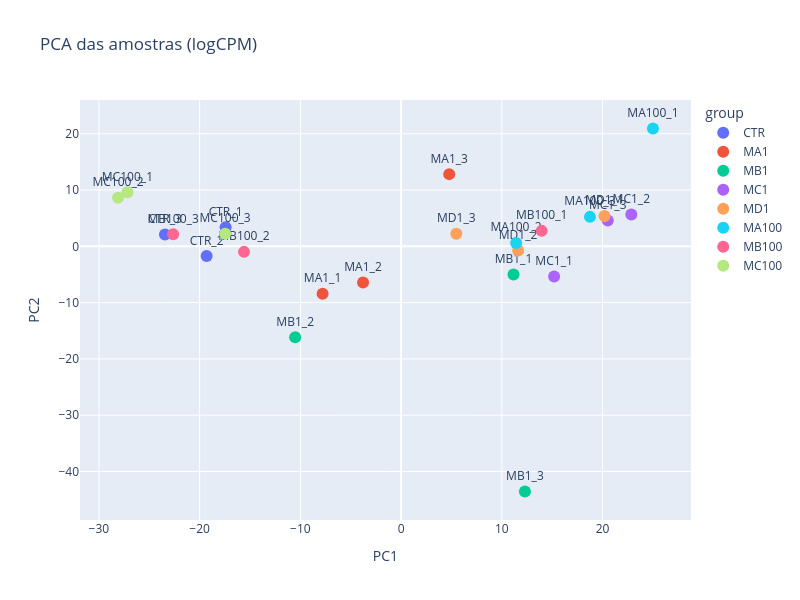
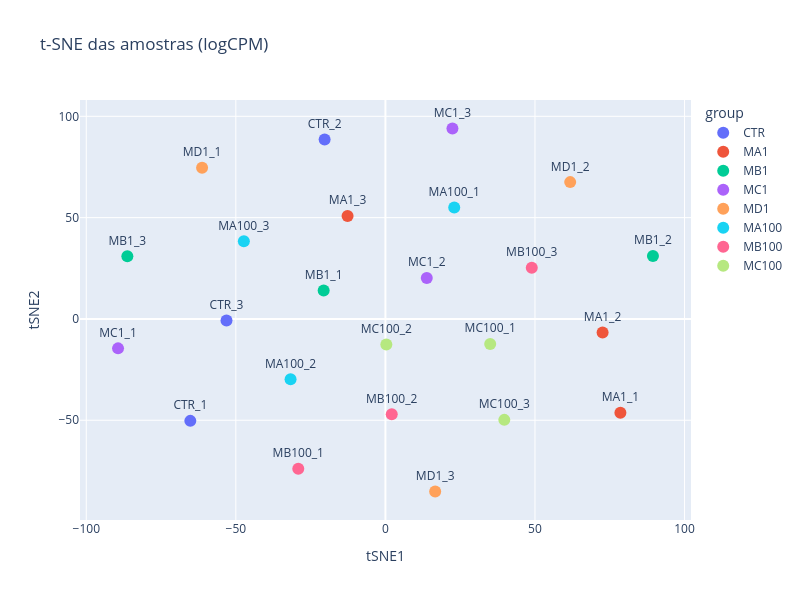
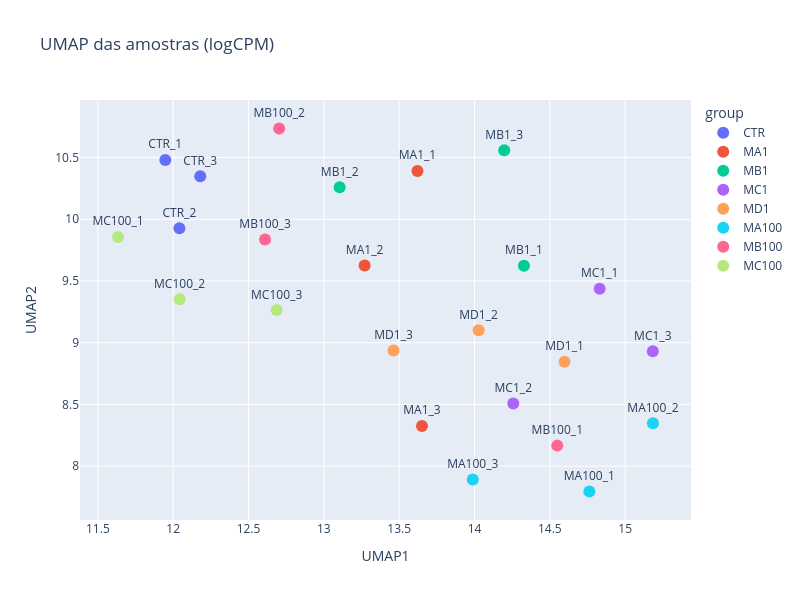

These figures' notebook cell, in order:
### Code cell
# Visualizações de PCA, t-SNE e UMAP dos dados em 2 dimensões usando logCPM após filtragem dos dados
pca_fig = plot_dim_reduction(filtered_counts_df, metadata_df, metodo="PCA")
pca_fig.show()

tsne_fig = plot_dim_reduction(filtered_counts_df, metadata_df, metodo="TSNE")
tsne_fig.show()

umap_fig = plot_dim_reduction(filtered_counts_df, metadata_df, metodo="UMAP")
umap_fig.show()

### Figure 1 — Plotly figure (JSON) as saved in the notebook; plotly's stock layout.template omitted (floating-point values rounded to 4 significant figures)
{"data": [{"hovertemplate": "group=CTR<br>PC1=%{x}<br>PC2=%{y}<br>sample_id=%{text}<extra></extra>", "legendgroup": "CTR", "marker": {"color": "#636efa", "size": 12, "symbol": "circle"}, "mode": "markers+text", "name": "CTR", "orientation": "v", "showlegend": true, "text": ["CTR_1", "CTR_2", "CTR_3"], "textposition": "top center", "type": "scatter", "x": [-17.42, -19.31, -23.44], "xaxis": "x", "y": [3.394, -1.721, 2.12], "yaxis": "y"}, {"hovertemplate": "group=MA1<br>PC1=%{x}<br>PC2=%{y}<br>sample_id=%{text}<extra></extra>", "legendgroup": "MA1", "marker": {"color": "#EF553B", "size": 12, "symbol": "circle"}, "mode": "markers+text", "name": "MA1", "orientation": "v", "showlegend": true, "text": ["MA1_1", "MA1_2", "MA1_3"], "textposition": "top center", "type": "scatter", "x": [-7.793, -3.777, 4.779], "xaxis": "x", "y": [-8.421, -6.406, 12.83], "yaxis": "y"}, {"hovertemplate": "group=MB1<br>PC1=%{x}<br>PC2=%{y}<br>sample_id=%{text}<extra></extra>", "legendgroup": "MB1", "marker": {"color": "#00cc96", "size": 12, "symbol": "circle"}, "mode": "markers+text", "name": "MB1", "orientation": "v", "showlegend": true, "text": ["MB1_1", "MB1_2", "MB1_3"], "textposition": "top center", "type": "scatter", "x": [11.16, -10.52, 12.29], "xaxis": "x", "y": [-4.995, -16.15, -43.55], "yaxis": "y"}, {"hovertemplate": "group=MC1<br>PC1=%{x}<br>PC2=%{y}<br>sample_id=%{text}<extra></extra>", "legendgroup": "MC1", "marker": {"color": "#ab63fa", "size": 12, "symbol": "circle"}, "mode": "markers+text", "name": "MC1", "orientation": "v", "showlegend": true, "text": ["MC1_1", "MC1_2", "MC1_3"], "textposition": "top center", "type": "scatter", "x": [15.19, 22.86, 20.52], "xaxis": "x", "y": [-5.371, 5.654, 4.575], "yaxis": "y"}, {"hovertemplate": "group=MD1<br>PC1=%{x}<br>PC2=%{y}<br>sample_id=%{text}<extra></extra>", "legendgroup": "MD1", "marker": {"color": "#FFA15A", "size": 12, "symbol": "circle"}, "mode": "markers+text", "name": "MD1", "orientation": "v", "showlegend": true, "text": ["MD1_1", "MD1_2", "MD1_3"], "textposition": "top center", "type": "scatter", "x": [20.19, 11.62, 5.484], "xaxis": "x", "y": [5.403, -0.7397, 2.254], "yaxis": "y"}, {"hovertemplate": "group=MA100<br>PC1=%{x}<br>PC2=%{y}<br>sample_id=%{text}<extra></extra>", "legendgroup": "MA100", "marker": {"color": "#19d3f3", "size": 12, "symbol": "circle"}, "mode": "markers+text", "name": "MA100", "orientation": "v", "showlegend": true, "text": ["MA100_1", "MA100_2", "MA100_3"], "textposition": "top center", "type": "scatter", "x": [25.0, 11.42, 18.75], "xaxis": "x", "y": [20.93, 0.6065, 5.234], "yaxis": "y"}, {"hovertemplate": "group=MB100<br>PC1=%{x}<br>PC2=%{y}<br>sample_id=%{text}<extra></extra>", "legendgroup": "MB100", "marker": {"color": "#FF6692", "size": 12, "symbol": "circle"}, "mode": "markers+text", "name": "MB100", "orientation": "v", "showlegend": true, "text": ["MB100_1", "MB100_2", "MB100_3"], "textposition": "top center", "type": "scatter", "x": [13.96, -15.6, -22.63], "xaxis": "x", "y": [2.747, -0.9833, 2.15], "yaxis": "y"}, {"hovertemplate": "group=MC100<br>PC1=%{x}<br>PC2=%{y}<br>sample_id=%{text}<extra></extra>", "legendgroup": "MC100", "marker": {"color": "#B6E880", "size": 12, "symbol": "circle"}, "mode": "markers+text", "name": "MC100", "orientation": "v", "showlegend": true, "text": ["MC100_1", "MC100_2", "MC100_3"], "textposition": "top center", "type": "scatter", "x": [-27.17, -28.1, -17.47], "xaxis": "x", "y": [9.591, 8.63, 2.223], "yaxis": "y"}], "layout": {"height": 600, "legend": {"title": {"text": "group"}, "tracegroupgap": 0}, "title": {"text": "PCA das amostras (logCPM)"}, "width": 800, "xaxis": {"anchor": "y", "domain": [0, 1], "title": {"text": "PC1"}}, "yaxis": {"anchor": "x", "domain": [0, 1], "title": {"text": "PC2"}}}}

### Figure 2 — Plotly figure (JSON) as saved in the notebook; plotly's stock layout.template omitted (floating-point values rounded to 4 significant figures)
{"data": [{"hovertemplate": "group=CTR<br>tSNE1=%{x}<br>tSNE2=%{y}<br>sample_id=%{text}<extra></extra>", "legendgroup": "CTR", "marker": {"color": "#636efa", "size": 12, "symbol": "circle"}, "mode": "markers+text", "name": "CTR", "orientation": "v", "showlegend": true, "text": ["CTR_1", "CTR_2", "CTR_3"], "textposition": "top center", "type": "scatter", "x": [-65.22, -20.32, -53.12], "xaxis": "x", "y": [-50.3, 88.6, -0.7831], "yaxis": "y"}, {"hovertemplate": "group=MA1<br>tSNE1=%{x}<br>tSNE2=%{y}<br>sample_id=%{text}<extra></extra>", "legendgroup": "MA1", "marker": {"color": "#EF553B", "size": 12, "symbol": "circle"}, "mode": "markers+text", "name": "MA1", "orientation": "v", "showlegend": true, "text": ["MA1_1", "MA1_2", "MA1_3"], "textposition": "top center", "type": "scatter", "x": [78.55, 72.6, -12.65], "xaxis": "x", "y": [-46.29, -6.651, 50.82], "yaxis": "y"}, {"hovertemplate": "group=MB1<br>tSNE1=%{x}<br>tSNE2=%{y}<br>sample_id=%{text}<extra></extra>", "legendgroup": "MB1", "marker": {"color": "#00cc96", "size": 12, "symbol": "circle"}, "mode": "markers+text", "name": "MB1", "orientation": "v", "showlegend": true, "text": ["MB1_1", "MB1_2", "MB1_3"], "textposition": "top center", "type": "scatter", "x": [-20.64, 89.44, -86.27], "xaxis": "x", "y": [14.1, 31.09, 30.91], "yaxis": "y"}, {"hovertemplate": "group=MC1<br>tSNE1=%{x}<br>tSNE2=%{y}<br>sample_id=%{text}<extra></extra>", "legendgroup": "MC1", "marker": {"color": "#ab63fa", "size": 12, "symbol": "circle"}, "mode": "markers+text", "name": "MC1", "orientation": "v", "showlegend": true, "text": ["MC1_1", "MC1_2", "MC1_3"], "textposition": "top center", "type": "scatter", "x": [-89.38, 13.83, 22.41], "xaxis": "x", "y": [-14.52, 20.23, 93.99], "yaxis": "y"}, {"hovertemplate": "group=MD1<br>tSNE1=%{x}<br>tSNE2=%{y}<br>sample_id=%{text}<extra></extra>", "legendgroup": "MD1", "marker": {"color": "#FFA15A", "size": 12, "symbol": "circle"}, "mode": "markers+text", "name": "MD1", "orientation": "v", "showlegend": true, "text": ["MD1_1", "MD1_2", "MD1_3"], "textposition": "top center", "type": "scatter", "x": [-61.28, 61.77, 16.64], "xaxis": "x", "y": [74.65, 67.53, -85.16], "yaxis": "y"}, {"hovertemplate": "group=MA100<br>tSNE1=%{x}<br>tSNE2=%{y}<br>sample_id=%{text}<extra></extra>", "legendgroup": "MA100", "marker": {"color": "#19d3f3", "size": 12, "symbol": "circle"}, "mode": "markers+text", "name": "MA100", "orientation": "v", "showlegend": true, "text": ["MA100_1", "MA100_2", "MA100_3"], "textposition": "top center", "type": "scatter", "x": [23.01, -31.7, -47.32], "xaxis": "x", "y": [54.97, -29.76, 38.39], "yaxis": "y"}, {"hovertemplate": "group=MB100<br>tSNE1=%{x}<br>tSNE2=%{y}<br>sample_id=%{text}<extra></extra>", "legendgroup": "MB100", "marker": {"color": "#FF6692", "size": 12, "symbol": "circle"}, "mode": "markers+text", "name": "MB100", "orientation": "v", "showlegend": true, "text": ["MB100_1", "MB100_2", "MB100_3"], "textposition": "top center", "type": "scatter", "x": [-29.13, 2.115, 48.93], "xaxis": "x", "y": [-73.97, -47.07, 25.28], "yaxis": "y"}, {"hovertemplate": "group=MC100<br>tSNE1=%{x}<br>tSNE2=%{y}<br>sample_id=%{text}<extra></extra>", "legendgroup": "MC100", "marker": {"color": "#B6E880", "size": 12, "symbol": "circle"}, "mode": "markers+text", "name": "MC100", "orientation": "v", "showlegend": true, "text": ["MC100_1", "MC100_2", "MC100_3"], "textposition": "top center", "type": "scatter", "x": [35.02, 0.3065, 39.75], "xaxis": "x", "y": [-12.33, -12.59, -49.8], "yaxis": "y"}], "layout": {"height": 600, "legend": {"title": {"text": "group"}, "tracegroupgap": 0}, "title": {"text": "t-SNE das amostras (logCPM)"}, "width": 800, "xaxis": {"anchor": "y", "domain": [0, 1], "title": {"text": "tSNE1"}}, "yaxis": {"anchor": "x", "domain": [0, 1], "title": {"text": "tSNE2"}}}}

### Figure 3 — Plotly figure (JSON) as saved in the notebook; plotly's stock layout.template omitted (floating-point values rounded to 4 significant figures)
{"data": [{"hovertemplate": "group=CTR<br>UMAP1=%{x}<br>UMAP2=%{y}<br>sample_id=%{text}<extra></extra>", "legendgroup": "CTR", "marker": {"color": "#636efa", "size": 12, "symbol": "circle"}, "mode": "markers+text", "name": "CTR", "orientation": "v", "showlegend": true, "text": ["CTR_1", "CTR_2", "CTR_3"], "textposition": "top center", "type": "scatter", "x": [11.95, 12.04, 12.18], "xaxis": "x", "y": [10.48, 9.927, 10.35], "yaxis": "y"}, {"hovertemplate": "group=MA1<br>UMAP1=%{x}<br>UMAP2=%{y}<br>sample_id=%{text}<extra></extra>", "legendgroup": "MA1", "marker": {"color": "#EF553B", "size": 12, "symbol": "circle"}, "mode": "markers+text", "name": "MA1", "orientation": "v", "showlegend": true, "text": ["MA1_1", "MA1_2", "MA1_3"], "textposition": "top center", "type": "scatter", "x": [13.62, 13.27, 13.65], "xaxis": "x", "y": [10.39, 9.625, 8.326], "yaxis": "y"}, {"hovertemplate": "group=MB1<br>UMAP1=%{x}<br>UMAP2=%{y}<br>sample_id=%{text}<extra></extra>", "legendgroup": "MB1", "marker": {"color": "#00cc96", "size": 12, "symbol": "circle"}, "mode": "markers+text", "name": "MB1", "orientation": "v", "showlegend": true, "text": ["MB1_1", "MB1_2", "MB1_3"], "textposition": "top center", "type": "scatter", "x": [14.33, 13.11, 14.2], "xaxis": "x", "y": [9.623, 10.26, 10.56], "yaxis": "y"}, {"hovertemplate": "group=MC1<br>UMAP1=%{x}<br>UMAP2=%{y}<br>sample_id=%{text}<extra></extra>", "legendgroup": "MC1", "marker": {"color": "#ab63fa", "size": 12, "symbol": "circle"}, "mode": "markers+text", "name": "MC1", "orientation": "v", "showlegend": true, "text": ["MC1_1", "MC1_2", "MC1_3"], "textposition": "top center", "type": "scatter", "x": [14.83, 14.26, 15.18], "xaxis": "x", "y": [9.437, 8.508, 8.931], "yaxis": "y"}, {"hovertemplate": "group=MD1<br>UMAP1=%{x}<br>UMAP2=%{y}<br>sample_id=%{text}<extra></extra>", "legendgroup": "MD1", "marker": {"color": "#FFA15A", "size": 12, "symbol": "circle"}, "mode": "markers+text", "name": "MD1", "orientation": "v", "showlegend": true, "text": ["MD1_1", "MD1_2", "MD1_3"], "textposition": "top center", "type": "scatter", "x": [14.6, 14.03, 13.46], "xaxis": "x", "y": [8.846, 9.101, 8.938], "yaxis": "y"}, {"hovertemplate": "group=MA100<br>UMAP1=%{x}<br>UMAP2=%{y}<br>sample_id=%{text}<extra></extra>", "legendgroup": "MA100", "marker": {"color": "#19d3f3", "size": 12, "symbol": "circle"}, "mode": "markers+text", "name": "MA100", "orientation": "v", "showlegend": true, "text": ["MA100_1", "MA100_2", "MA100_3"], "textposition": "top center", "type": "scatter", "x": [14.76, 15.18, 13.99], "xaxis": "x", "y": [7.795, 8.347, 7.891], "yaxis": "y"}, {"hovertemplate": "group=MB100<br>UMAP1=%{x}<br>UMAP2=%{y}<br>sample_id=%{text}<extra></extra>", "legendgroup": "MB100", "marker": {"color": "#FF6692", "size": 12, "symbol": "circle"}, "mode": "markers+text", "name": "MB100", "orientation": "v", "showlegend": true, "text": ["MB100_1", "MB100_2", "MB100_3"], "textposition": "top center", "type": "scatter", "x": [14.55, 12.7, 12.61], "xaxis": "x", "y": [8.166, 10.74, 9.836], "yaxis": "y"}, {"hovertemplate": "group=MC100<br>UMAP1=%{x}<br>UMAP2=%{y}<br>sample_id=%{text}<extra></extra>", "legendgroup": "MC100", "marker": {"color": "#B6E880", "size": 12, "symbol": "circle"}, "mode": "markers+text", "name": "MC100", "orientation": "v", "showlegend": true, "text": ["MC100_1", "MC100_2", "MC100_3"], "textposition": "top center", "type": "scatter", "x": [11.63, 12.04, 12.69], "xaxis": "x", "y": [9.857, 9.353, 9.265], "yaxis": "y"}], "layout": {"height": 600, "legend": {"title": {"text": "group"}, "tracegroupgap": 0}, "title": {"text": "UMAP das amostras (logCPM)"}, "width": 800, "xaxis": {"anchor": "y", "domain": [0, 1], "title": {"text": "UMAP1"}}, "yaxis": {"anchor": "x", "domain": [0, 1], "title": {"text": "UMAP2"}}}}
